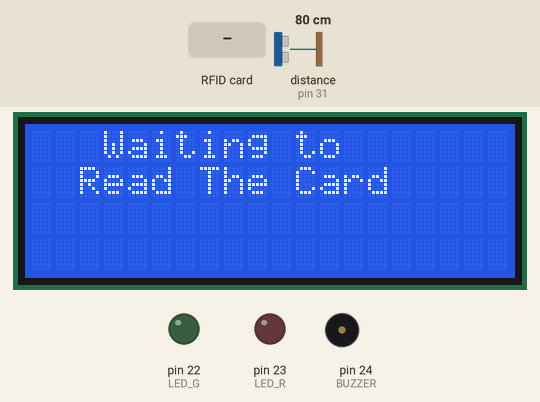
The sketch below on a simulated Arduino Mega 2560, built with avr-gcc and run on an emulated ATmega2560. Parts: 20×4 character LCD, output pins drawn as LEDs (lit = HIGH), buzzer (waves = sounding). Wiring (inferred from the names in the program): ultrasonic range finder: trigger pin 30; echo pin 31. Inputs (shaded band) come from the test bench; at power-on: distance to the obstacle (sensor on pin 31) 80 cm. The echo pulse lasts 58.3 µs per cm; WiFi joins after 1.5 s; servers stay silent unless stated; pins used as bus, display or sensor lines are not drawn; what the sketch prints to the serial monitor is not drawn.

Above: at 2.4 s.
2.5 s: RFID card 5E 7A 19 C4 held to the reader
At 2.94 s:
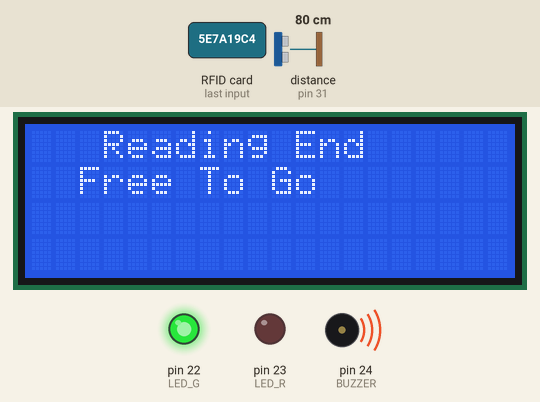
At 3.7 s:
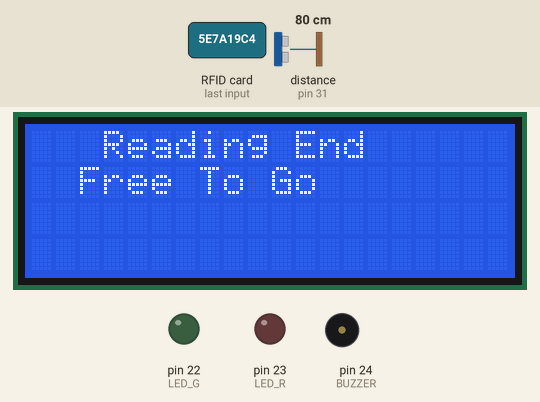
5.5 s: distance to the obstacle (sensor on pin 31) set to 2 cm
At 7.7 s:
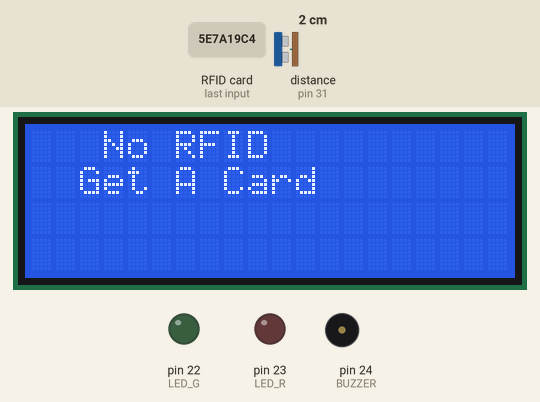
Timing chart, 0 to 14.2 s (numbered marks = the images above; inputs shaded):
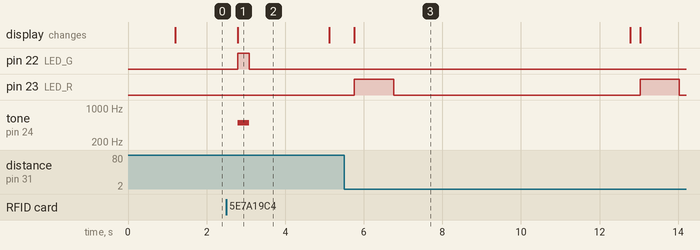

The sketch:

MASTER_CODE.ino
```cpp
/*
Arduino-Interface-with-MySQL-for-storing-RFID-access-details (ARDUINO UNO,ETHERNET SHIELD, RFID MFRC522 & MYSQL)


  The circuit:
  * Typical pin layout used:(MFRC 522)
 * -----------------------------------------------------------------------------------------
 *             MFRC522      Arduino       Arduino   Arduino    Arduino          Arduino
 *             Reader/PCD   Uno/101       Mega      Nano v3    Leonardo/Micro   Pro Micro
 * Signal      Pin          Pin           Pin       Pin        Pin              Pin
 * -----------------------------------------------------------------------------------------
 * RST/Reset   RST          9             9         D9         RESET/ICSP-5     RST
 * SPI SS      SDA(SS)      4/10          4/53      D10        10               10
 * SPI MOSI    MOSI         11 / ICSP-4   51        D11        ICSP-4           16
 * SPI MISO    MISO         12 / ICSP-1   50        D12        ICSP-1           14
 * SPI SCK     SCK          13 / ICSP-3   52        D13        ICSP-3           15

 created 21 NOV 2016
 by Md. Fokhor Uddin Tareq

 For any help contact info@deligence.com

 */

#include <SPI.h>
#include <MFRC522.h>
//#include <SoftwareSerial.h>
#include <Ethernet.h>
#include <Wire.h>
#include <LiquidCrystal_I2C.h>


#define LED_G 22 //define green LED pin
#define LED_R 23 //define red LED
#define BUZZER 24 //buzzer pin

const int trigPin = 30;
const int echoPin = 31;
long duration;
int distance;
int safetyDistance;

LiquidCrystal_I2C lcd(0x3F,20,4);  // set the LCD address to 0x27 for a 16 chars and 2 line display


//SoftwareSerial mySerial(8, 9);

// Arduino Mac Address
byte mac[] = { 0xDE, 0xAD, 0xBE, 0xEF, 0xFE, 0xED };

// Router DNS Server IP:
//IPAddress dnServer(192, 168, 5, 1);
// Router's Gateway Address:
IPAddress gateway(192, 168, 5, 1);
// Router Subnet MASK:
IPAddress subnet(255, 255, 255, 0);

//the IP address is dependent on your network
IPAddress ip(192, 168, 5, 111);

//Ethernet Client
EthernetClient client;
IPAddress server(192, 168, 5, 110);

// RFID and Card Reader
#define SS_PIN 53 //FOR RFID SS PIN BECASUSE WE ARE USING BOTH ETHERNET SHIELD AND RS-522
#define RST_PIN 44

MFRC522 rfid(SS_PIN, RST_PIN);
MFRC522::MIFARE_Key key;

byte id_temp[3][3];
byte i;
int j = 0;
int altasonic = 0;
void setup()
{
    pinMode(trigPin, OUTPUT); // Sets the trigPin as an Output
    pinMode(echoPin, INPUT); // Sets the echoPin as an Input

    Serial.begin(9600);
    lcd.init();                      // initialize the lcd
    lcd.init();
//    mySerial.begin(9600);
    SPI.begin();
    rfid.PCD_Init();
    rfid.PCD_DumpVersionToSerial();
    for (byte i = 0; i < 6; i++) {
        key.keyByte[i] = 0xFF;
    }
    Ethernet.begin(mac, ip, gateway, subnet);
    delay(1000);
    Serial.println("connecting...");


    // Print a message to the LCD.
    lcd.backlight();
    lcd.setCursor(3,0);
    lcd.print("Waiting to");
    lcd.setCursor(2,1);
    lcd.print("Read The Card");

    pinMode(LED_G, OUTPUT);
  pinMode(LED_R, OUTPUT);
  pinMode(BUZZER, OUTPUT);
  noTone(BUZZER);
}
void loop()
{

    // Clears the trigPin
    digitalWrite(trigPin, LOW);
    delayMicroseconds(2);

    // Sets the trigPin on HIGH state for 10 micro seconds
    digitalWrite(trigPin, HIGH);
    delayMicroseconds(10);
    digitalWrite(trigPin, LOW);

    // Reads the echoPin, returns the sound wave travel time in microseconds
    duration = pulseIn(echoPin, HIGH);

    // Calculating the distance
    distance= duration*0.034/2;

    safetyDistance = distance;

      if (safetyDistance <= 10){

       altasonic =1;
      }


    int m = 0;
    int rfid_found1;
    int rfid_found2;
    String cardId = String("");
    String request2 = "GET /ethernetsend2.php";


    //look for new cards
    if (!rfid.PICC_IsNewCardPresent()){

      if ( altasonic == 1 ){

        if (client.connect(server, 80)) {
        client.println(request2);
        }
        lcd.clear();
    lcd.backlight();
    lcd.setCursor(3,0);
    lcd.print("No RFID");
    lcd.setCursor(2,1);
    lcd.print("Get A Card");

    digitalWrite(LED_R, HIGH);
    delay(1000);
    digitalWrite(LED_R, LOW);
    Serial.println("RFID card not found");
    delay(6000);
    lcd.clear();
    lcd.backlight();
    lcd.setCursor(3,0);
    lcd.print("Waiting to");
    lcd.setCursor(2,1);
    lcd.print("Read The Card");

    altasonic = 0;
    client.stop();
    }
    return;

    }
    //select one of the cards
    if (!rfid.PICC_ReadCardSerial())
    return;


    for (i = 0; i < 4; i++) {
        cardId = cardId + rfid.uid.uidByte[i];

        //delay(10);
    }
//    for (int s = 0; s < 4; s++) {
//      Serial.print(rfid.uid.uidByte[s]);
//    }

    Serial.println(cardId);
    delay(50);
    Sending_To_DB(cardId);
    Serial.println("Data Written To DB");


    // Halt PICC
    rfid.PICC_HaltA();

    // Stop encryption on PCD
    rfid.PCD_StopCrypto1();
    //////////////////////

    // Print a message to the LCD.
    lcd.clear();
    lcd.backlight();
    lcd.setCursor(3,0);
    lcd.print("Reading End");
    lcd.setCursor(2,1);
    lcd.print("Free To Go");

    digitalWrite(LED_G, HIGH);
    tone(BUZZER, 500);
    delay(300);
    noTone(BUZZER);
    digitalWrite(LED_G, LOW);


    delay(2000);
    lcd.clear();
    lcd.backlight();
    lcd.setCursor(3,0);
    lcd.print("Waiting to");
    lcd.setCursor(2,1);
    lcd.print("Read The Card");


}


void Sending_To_DB(String data) //CONNECTING WITH MYSQL
{
  String request = "GET /ethernetsend.php?rfid_no="+ data +" HTTP/1.1";
  // if there's a successful connection:
  if (client.connect(server, 80)) {
    Serial.println("connected");
    // send the HTTP GET request:
    client.println(request);
    client.println("Host: 192.168.5.110");
    client.println("User-Agent: arduino-ethernet");
    client.println("Connection: close");
    client.println();

    // note the time that the connection was made:
   ///*** lastConnectionTime = millis();
  } else {
    // if you couldn't make a connection:
    Serial.println("connection failed");
    digitalWrite(LED_R, HIGH);
    tone(BUZZER, 300);
    delay(1000);
    digitalWrite(LED_R, LOW);
    noTone(BUZZER);
  }


   client.stop();
}
```

Measured:
- after the input at 2.5 s, pin 22 (LED_G): LOW → HIGH after 0.29 s, → LOW 0.30 s later; tone on pin 24 (BUZZER): silent → 500 Hz after 0.29 s, → silent 0.30 s later; the display: changes after 0.29 s (image 1)
- after the input at 5.5 s, pin 23 (LED_R): alternates HIGH for 1.0 s and LOW for 6.3 s, starting after 0.26 s; the display: changes after 0.26 s (image 3)
- what the display in image 1 shows lasts 2.3 s, from 2.8 s to 5.1 s
